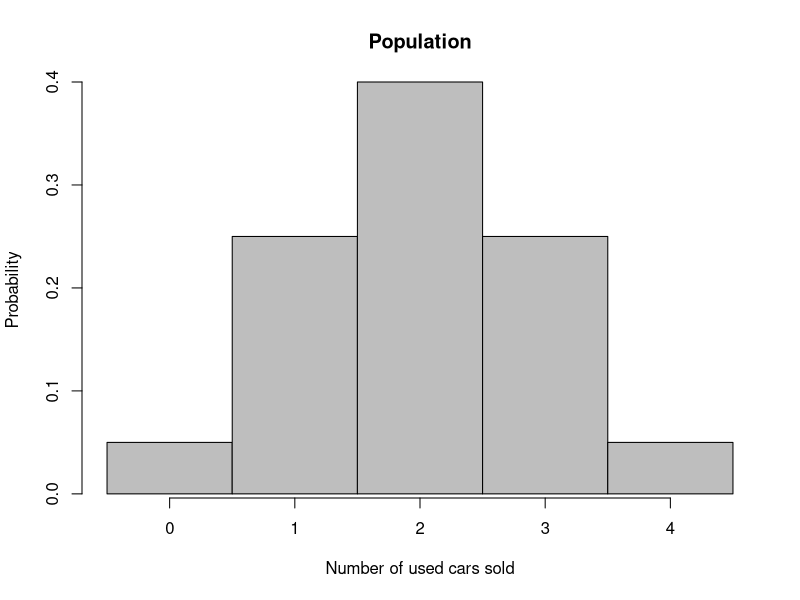
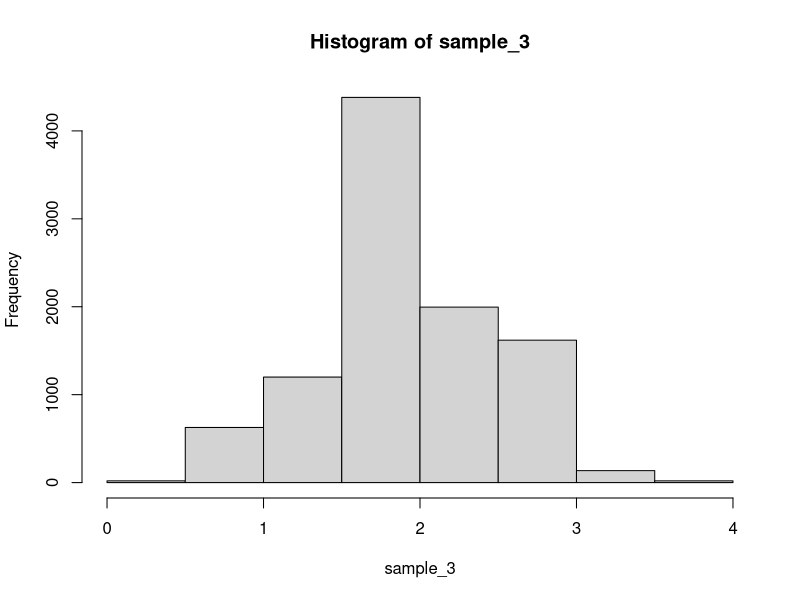
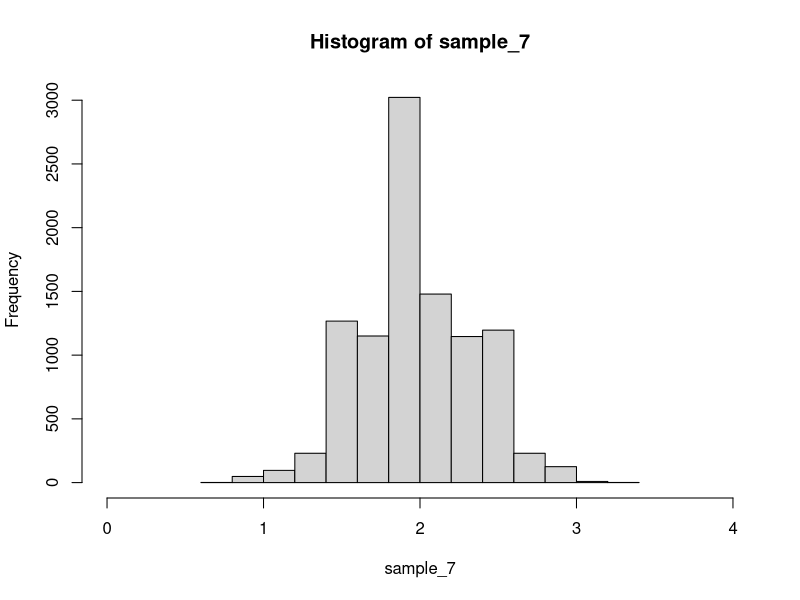
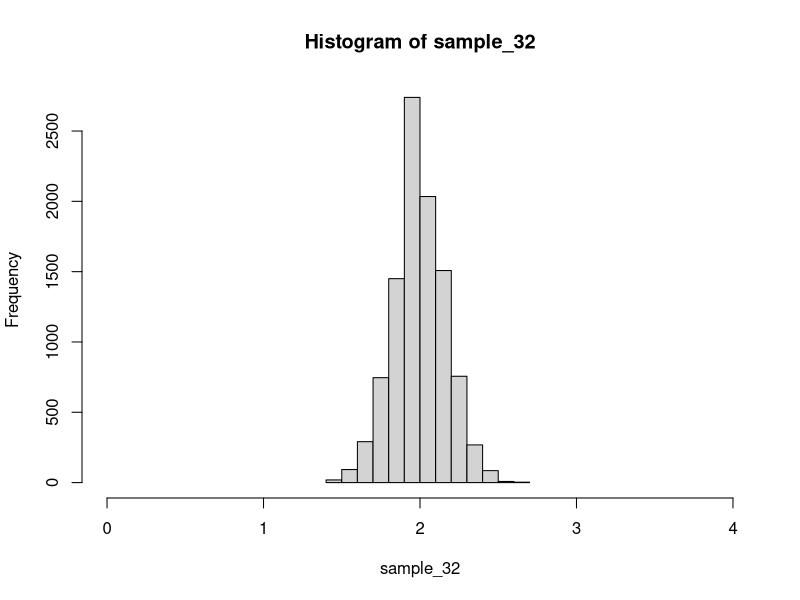

Recreate these plots in R, in order.
## ---- chunk 1

sold <- 0:4
pct <- c(0.05,0.25,0.40,0.25,0.05)

barplot(pct, space = 0, xlab="\nNumber of used cars sold", ylab="Probability", main="Population")
axis(side=1,at = c(0.5,1.5,2.5,3.5,4.5), labels = 0:4)




## ---- chunk 2

sample_3 <- replicate(10000, 
                      mean(
                        sample(0:4, 3, T, prob=c(0.05,0.25,0.40,0.25,0.05))
                        )
                      )

hist(sample_3, breaks = 10, xlim=c(0,4))

## ---- chunk 3

sample_7 <- replicate(10000, 
                      mean(
                        sample(0:4, 7, T, prob=c(0.05,0.25,0.40,0.25,0.05))
                        )
                      )

hist(sample_7, breaks = 10, xlim=c(0,4))

## ---- chunk 4

sample_32 <- replicate(10000, 
                      mean(
                        sample(0:4, 32, T, prob=c(0.05,0.25,0.40,0.25,0.05))
                        )
                      )

hist(sample_32, breaks = 10, xlim=c(0,4))

